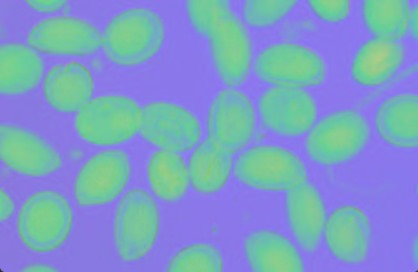
#> input picture Nomor2.jpg, 418 x 272 px, found by its file name
$ python 69_suplemen6_translasi.py
#> lines starting #> are read from the running program, lines starting #| are printed output that depends on the picture
import cv2
import numpy as np
from matplotlib import pyplot as plt

imggambar = cv2.imread("./Nomor2.jpg", -1)
#> imggambar is the input picture: shape (272, 418, 3); mean B, G, R 197.7, 156.4, 125.3

height, width = imggambar.shape[:2]
#> height = 272; width = 418

quarter_height, quarter_width = -height/2, width/2
#> quarter_height = -136; quarter_width = 209
T = np.float32([[1, 0, quarter_width], [0, 1, quarter_height]])
#> T = [[1, 0, 209], [0, 1, -136]]
img_translation = cv2.warpAffine(imggambar, T, (width, height))
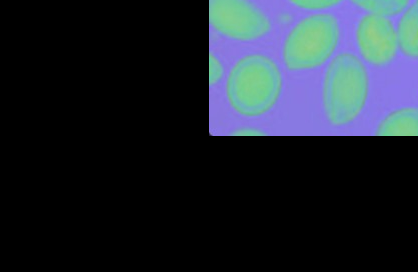
#> img_translation: shape (272, 418, 3); mean B, G, R 48.6, 39, 31.6

tampil_hor = np.concatenate((imggambar, img_translation), axis=1)
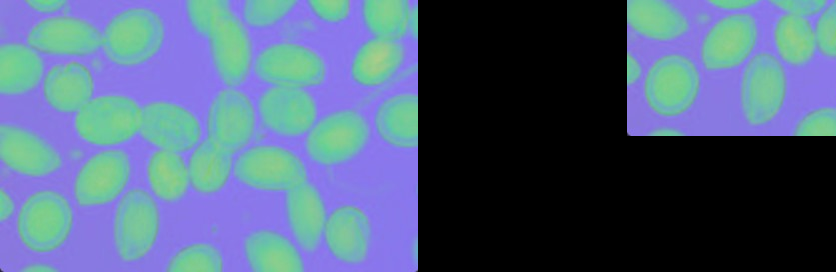
#> tampil_hor: shape (272, 836, 3); mean B, G, R 123.2, 97.7, 78.4

cv2.imshow('concatenated_Verti', tampil_hor)


cv2.waitKey(0)
cv2.destroyAllWindows

$ run again, with Nomor3.jpg copied over Nomor2.jpg
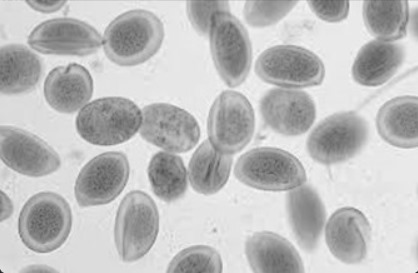
#> input picture Nomor3.jpg, 418 x 273 px, found by its file name
#> imggambar is the input picture: shape (273, 418, 3); mean B, G, R 190.1, 190.1, 190.1
#> `img_translation = cv2.warpAffine(imggambar, T, (width, height))`:
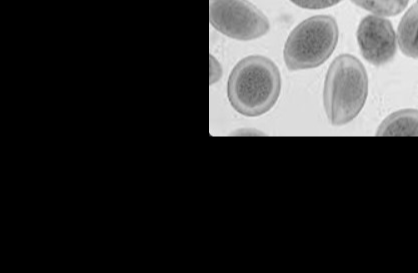
#> img_translation: shape (273, 418, 3); mean B, G, R 46.6, 46.6, 46.6
#> `tampil_hor = np.concatenate((imggambar, img_translation), axis=1)`:
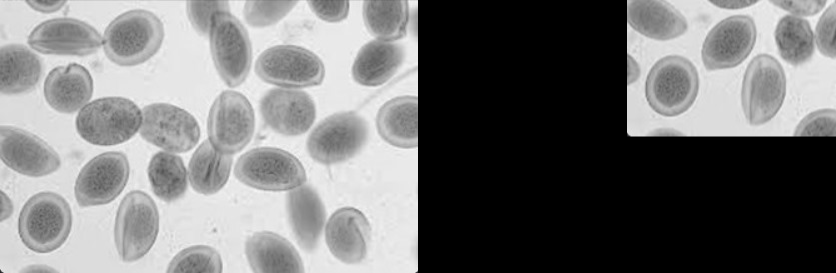
#> tampil_hor: shape (273, 836, 3); mean B, G, R 118.4, 118.4, 118.4
